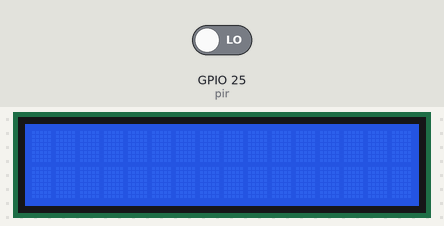
Recording of a program running on a simulated Raspberry Pi (BCM pin numbers). Shown: 16×2 character LCD. Inputs (shaded band) come from the test bench; at power-on: GPIO 25 (pir) LOW. What the program prints to the terminal is not drawn.

Above: at 1.2 s.
1.3 s: GPIO 25 (pir) driven HIGH
At 1.9 s:
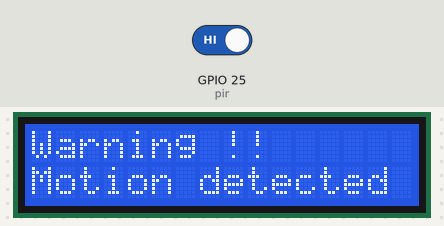
2.8 s: GPIO 25 (pir) driven LOW
At 3.4 s:
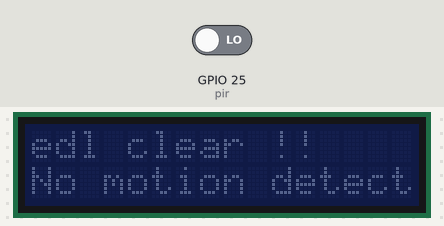
4.3 s: GPIO 25 (pir) driven HIGH
At 5.4 s:
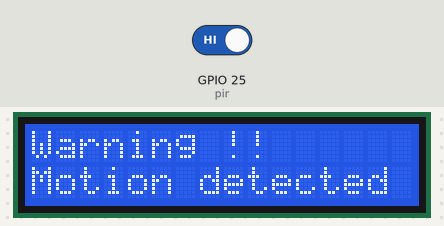
Timing chart, 0 to 7.3 s (numbered marks = the images above; inputs shaded):
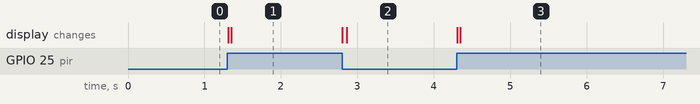

The program:

pigpio_6_pir_lcd.py
```python
# file: pigpio_6_pir_lcd.py
# refer : ch05_Display/03_LCD/lcd_3.py

from signal import pause
from gpiozero import MotionSensor
from gpiozero.pins.pigpio import PiGPIOFactory
from RPLCD.i2c import CharLCD


ip = '192.168.137.162'          # Raspberry Pi IP address
remotePi = PiGPIOFactory(host=ip)

# 객체 생성 pir, lcd
pir = MotionSensor(25, pin_factory=remotePi)
lcd = CharLCD(i2c_expander='PCF8574',
              address=0x27,
              port=1,
              cols=16,
              rows=2,
              charmap='A00')
lcd.clear()
lcd.backlight_enabled = True

def motion_detected():
    print('Motion detected')
    lcd.clear()
    lcd.backlight_enabled = True
    lcd.cursor_pos = (0, 0)
    lcd.write_string('Warning !!')
    lcd.cursor_pos = (1, 0)
    lcd.write_string('Motion detected')

def no_motion_detected():
    print('No motion detected')
    lcd.clear()
    lcd.backlight_enabled = False
    lcd.cursor_pos = (0, 0)
    lcd.write_string('All clear !!')
    lcd.cursor_pos = (1, 0)
    lcd.write_string('No motion detected')

pir.when_motion = motion_detected
pir.when_no_motion = no_motion_detected

try:
    pause()

except KeyboardInterrupt:
    print('Stopped. Ctrl+C pressed.')
except Exception as err:
    print(f'Error : {err}')

finally:
    pir.close()
    lcd.clear()
    lcd.close()
    remotePi.close()
    print('finished..')
```

Measured:
- after the input at 1.3 s, the display: first changes at once (image 1 shows a later state)
- after the input at 2.8 s, the display: first changes at once (image 2 shows a later state)
- after the input at 4.3 s, the display: first changes at once (image 3 shows a later state)
